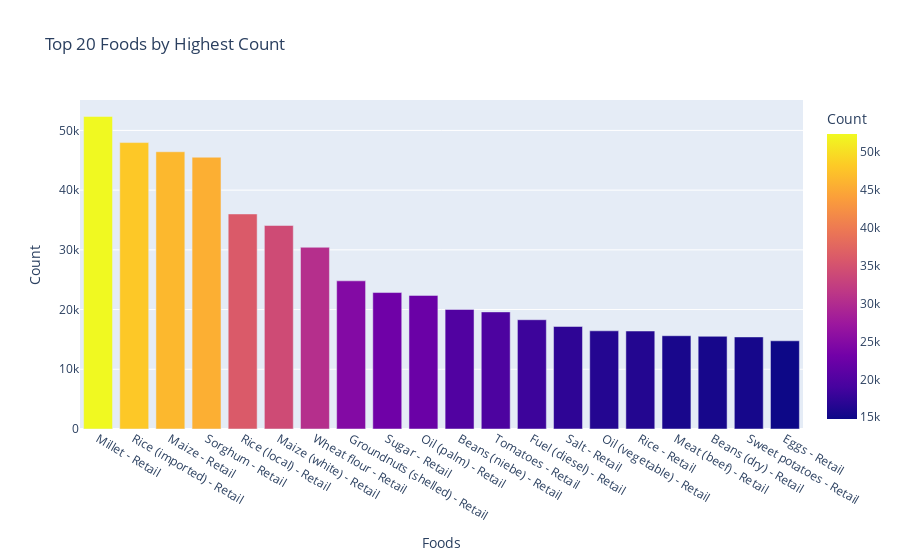

The notebook cell this image was saved under:
### Code cell
count_of_food = global_food_prices['cm_name'].value_counts().nlargest(20)
top_20 = pd.DataFrame({'cm_name': count_of_food.index, 'count': count_of_food.values})

top_20_foods = px.bar(top_20, x='cm_name', y='count', title='Top 20 Foods by Highest Count', color='count', labels={"count":"Count", "cm_name":"Foods"})
top_20_foods.show()

### Figure 1 — Plotly figure (JSON) as saved in the notebook; plotly's stock layout.template omitted (floating-point values rounded to 4 significant figures)
{"data": [{"alignmentgroup": "True", "hovertemplate": "Foods=%{x}<br>Count=%{marker.color}<extra></extra>", "legendgroup": "", "marker": {"color": [52338, 47962, 46427, 45509, 36009, 34082, 30430, 24810, 22847, 22372, 20028, 19606, 18298, 17171, 16440, 16408, 15619, 15522, 15418, 14770], "coloraxis": "coloraxis", "pattern": {"shape": ""}}, "name": "", "offsetgroup": "", "orientation": "v", "showlegend": false, "textposition": "auto", "type": "bar", "x": ["Millet - Retail", "Rice (imported) - Retail", "Maize - Retail", "Sorghum - Retail", "Rice (local) - Retail", "Maize (white) - Retail", "Wheat flour - Retail", "Groundnuts (shelled) - Retail", "Sugar - Retail", "Oil (palm) - Retail", "Beans (niebe) - Retail", "Tomatoes - Retail", "Fuel (diesel) - Retail", "Salt - Retail", "Oil (vegetable) - Retail", "Rice - Retail", "Meat (beef) - Retail", "Beans (dry) - Retail", "Sweet potatoes - Retail", "Eggs - Retail"], "xaxis": "x", "y": [52338, 47962, 46427, 45509, 36009, 34082, 30430, 24810, 22847, 22372, 20028, 19606, 18298, 17171, 16440, 16408, 15619, 15522, 15418, 14770], "yaxis": "y"}], "layout": {"barmode": "relative", "coloraxis": {"colorbar": {"title": {"text": "Count"}}, "colorscale": [[0, "#0d0887"], [0.1111, "#46039f"], [0.2222, "#7201a8"], [0.3333, "#9c179e"], [0.4444, "#bd3786"], [0.5556, "#d8576b"], [0.6667, "#ed7953"], [0.7778, "#fb9f3a"], [0.8889, "#fdca26"], [1, "#f0f921"]]}, "legend": {"tracegroupgap": 0}, "title": {"text": "Top 20 Foods by Highest Count"}, "xaxis": {"anchor": "y", "domain": [0, 1], "title": {"text": "Foods"}}, "yaxis": {"anchor": "x", "domain": [0, 1], "title": {"text": "Count"}}}}
